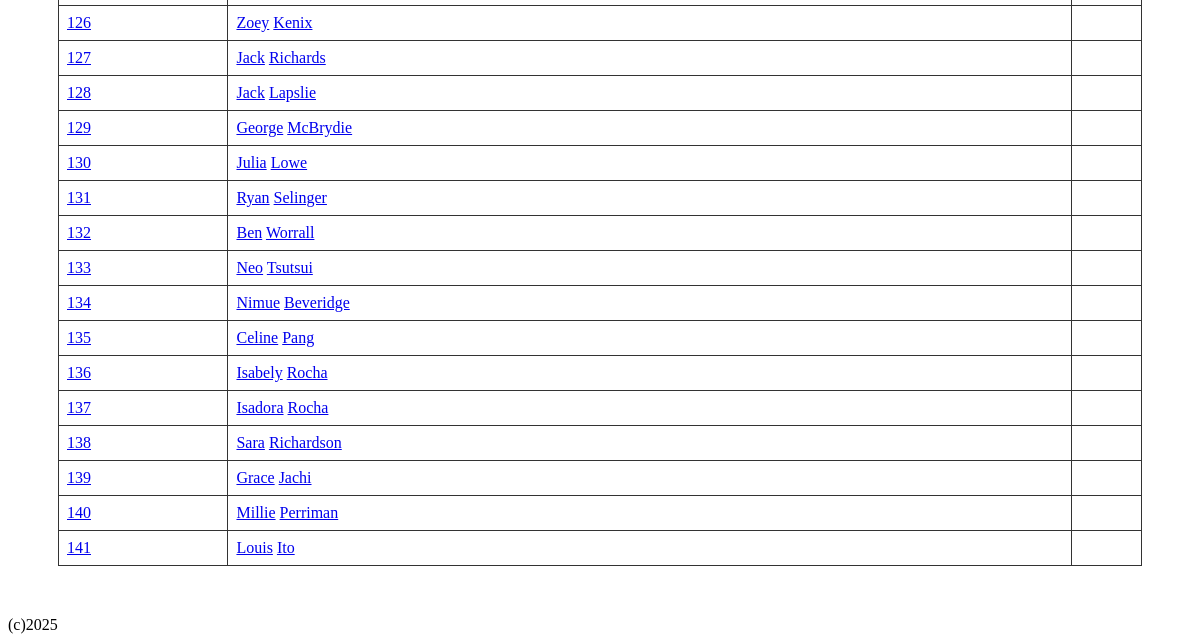
Page /all_athletes (lower part) on the earlier database version.
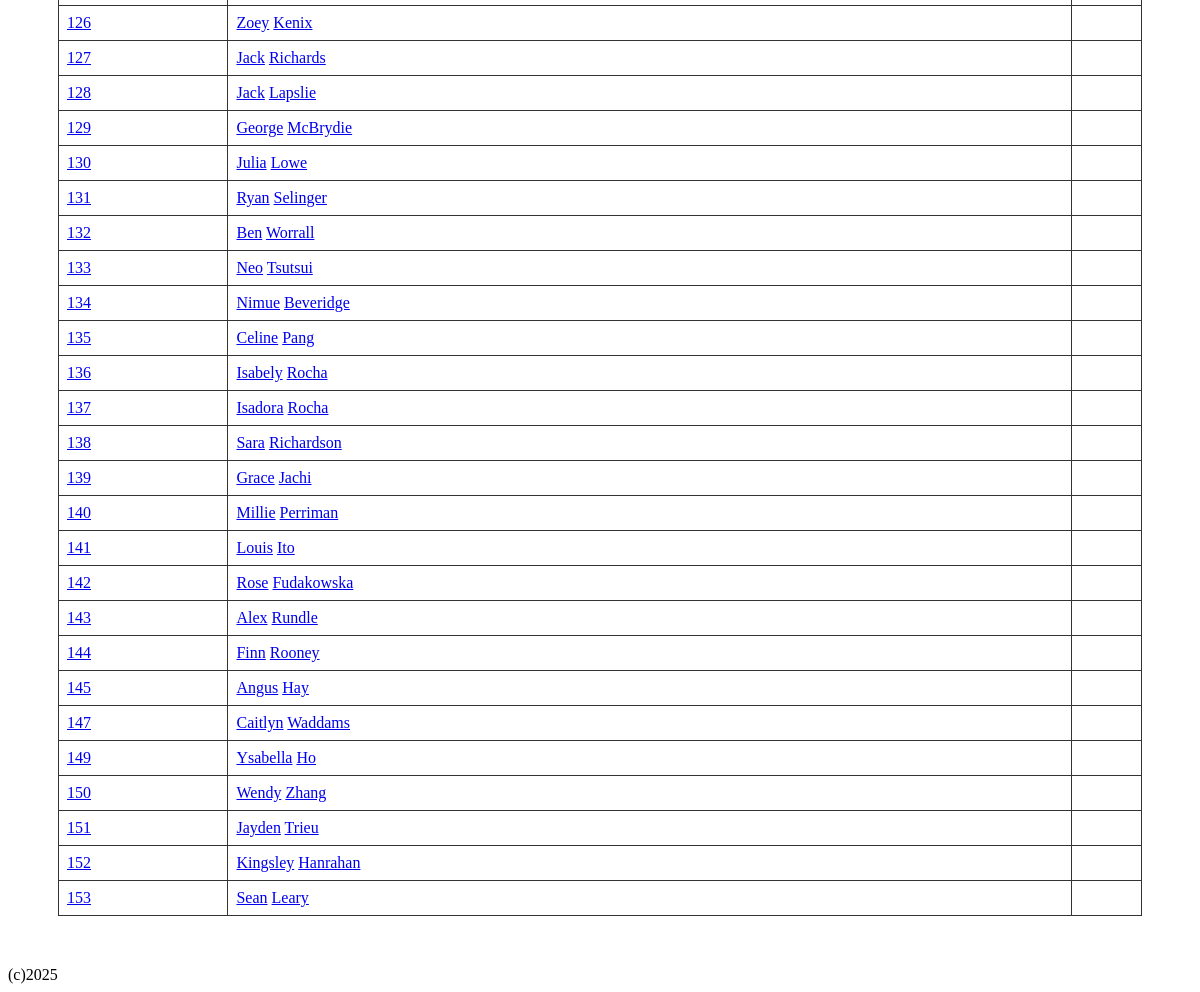
Same page on the later database version.
### tables this page shows
CREATE TABLE athlete (athlete_id INTEGER PRIMARY KEY NOT NULL, firstname TEXT NOT NULL, lastname TEXT NOT NULL);

### flaskimport.py (the view)
@app.route("/all_athletes")
def all_athletes():
    db = get_db()
    cursor = db.execute('SELECT * FROM athlete')
    athletes = cursor.fetchall()
    db.close()
    return render_template('all_athletes.html', title='ALL ATHLETES',
                           athletes=athletes)

### flaskimport.py (called while the page is built)
def get_db():
    db = getattr(g, '_database', None)
    if db is None:
        db = g._database = sqlite3.connect('BHS_sport_history_database.db')
        db.row_factory = sqlite3.Row
    return db

### templates/all_athletes.html (shortened to what this page needs)
{% extends "layout.html" %}
{% block content %}
<div class="table">
  <table>
  {% for athlete in athletes %}
    <tbody>
        <tr>
        <td>
          <a href="player/{{ athlete[0] }}">{{ athlete[0] }}</a>
        </td>
        <td>
          <a href="player/{{ athlete[0] }}">{{ athlete[1] }}</a>
          <a href="player/{{ athlete[0] }}">{{ athlete[2] }}</a>
        </td>
        <td>
        </td>
      </tr>
    </tbody>
  {% endfor %}
  </table>
</div>
{% endblock %}

### templates/layout.html (shortened to what this page needs)
<!DOCTYPE html>
<!DOCTYPE html>
<html lang="en">
<head>
    <link rel="stylesheet" href="{{ url_for('static', filename='style.css') }}">
</head>
<body>
    {% block content %}{% endblock %}
</body>
<footer>(c)2025</footer>
</html>

### static/style.css (style rules this page uses)
body { background-color: white; }
table { width: 100%; border-collapse: collapse; }
.table { padding: 50px; }

Differences in the rows shown:
added athlete: athlete_id "142", firstname "Rose", lastname "Fudakowska"
added athlete: athlete_id "143", firstname "Alex", lastname "Rundle"
added athlete: athlete_id "144", firstname "Finn", lastname "Rooney"
added athlete: athlete_id "145", firstname "Angus", lastname "Hay"
added athlete: athlete_id "147", firstname "Caitlyn", lastname "Waddams"
added athlete: athlete_id "149", firstname "Ysabella", lastname "Ho"
added athlete: athlete_id "150", firstname "Wendy", lastname "Zhang"
added athlete: athlete_id "151", firstname "Jayden", lastname "Trieu"
added athlete: athlete_id "152", firstname "Kingsley", lastname "Hanrahan"
added athlete: athlete_id "153", firstname "Sean", lastname "Leary"
